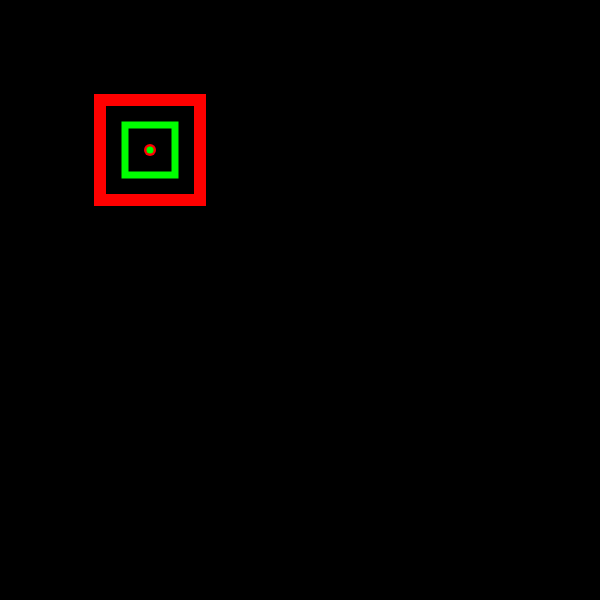
Frame 1 (no input)
Frame 60 (no input): identical to frame 1, image omitted
Frame 120 (the mouse pressed at the canvas centre since frame 60): identical to frame 1, image omitted

The p5.js sketch that drew this single still picture (run headless with seeded random() and noise() and a simulated clock; from frame 60 on, the mouse is pressed at the canvas centre):

// p5.js sketch
// ── sketch.js

function setup() {
  
  createCanvas( 600, 600 );
  
}


function draw() {
 
  background( 0 );
  
  noFill();
  stroke( 255, 0, 0 );
  strokeWeight( 12 );
  point( width / 4, height / 4 );
  rect( width / 4 - 50, height / 4 - 50, 100, 100 );
  
//   // move (0, 0) to another location!
  translate( width / 4, height / 4 );
  
  stroke( 0, 255, 0 );
  strokeWeight( 7 );
  point( 0, 0 );  // point drawn at (0, 0 ) but not at "(0, 0)"
  rect( 0 - 25, 0 -25, 50, 50 );
  
  
}
